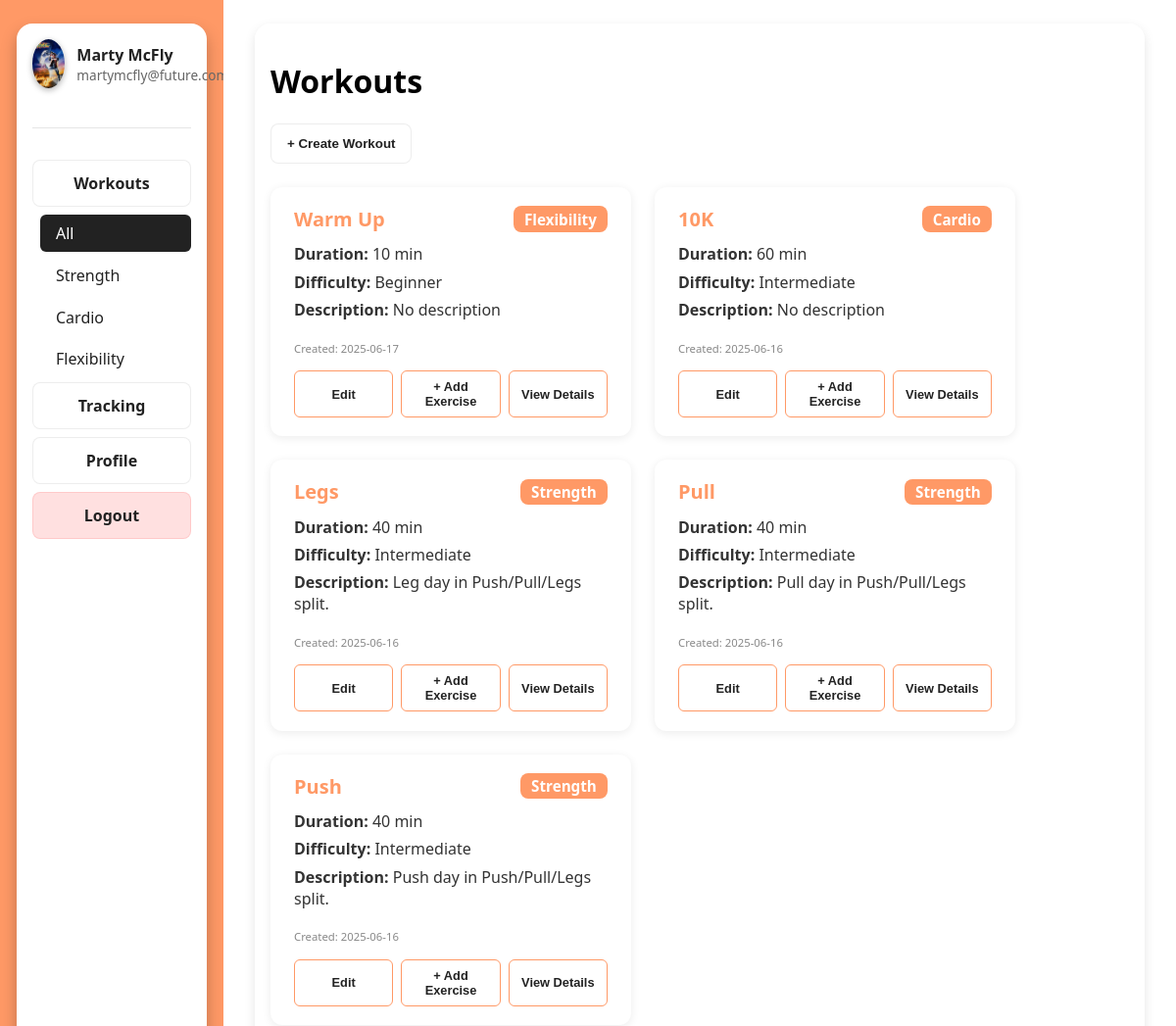
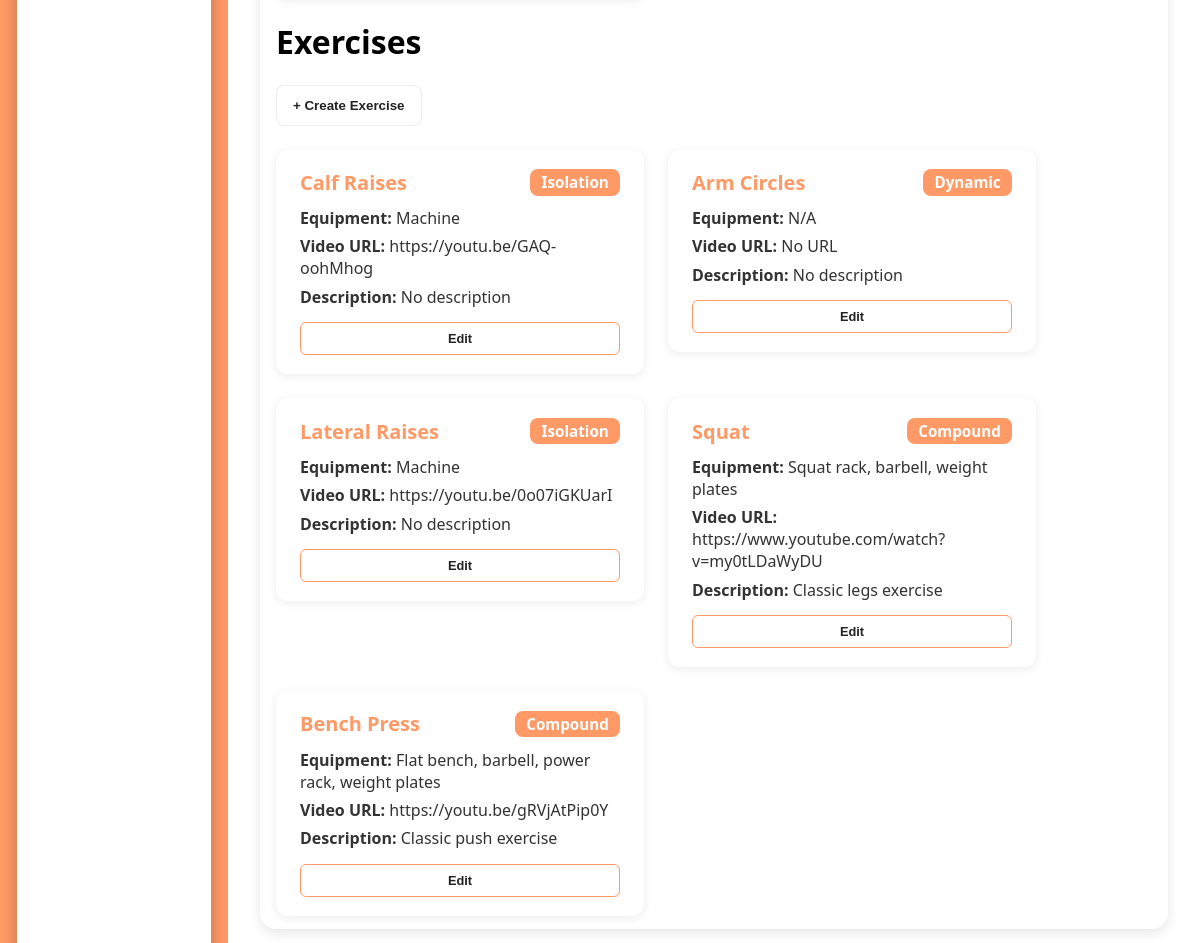
Screenshot of /dashboard/workouts (signed in) with the database file from the repository (2 pictures, top to bottom).
### models.py (models this page shows, shortened)
class User(db.Model, UserMixin):
    __tablename__ = 'users'
    id = db.Column(db.Integer, primary_key=True)
    username = db.Column(db.String(32), unique=True, nullable=False)
    email = db.Column(db.String(128), unique=True, nullable=False)
    password = db.Column(db.String(128), nullable=False)
    role = db.Column(db.String(8), default='user', nullable=False)
    profile_picture = db.Column(db.String(256), nullable=True, default='default.jpg')

class Workout(db.Model):
    __tablename__ = 'workouts'
    id = db.Column(db.Integer, primary_key=True)
    name = db.Column(db.String(32), nullable=False)
    type = db.Column(db.String(16), nullable=False)
    duration = db.Column(db.Integer, nullable=False)
    description = db.Column(db.String(256), nullable=True)
    difficulty = db.Column(db.String(16), nullable=True)
    user_id = db.Column(db.Integer, db.ForeignKey('users.id'), nullable=False)
    user = db.relationship('User', backref=db.backref('workouts', lazy=True))
    created_at = db.Column(db.DateTime, server_default=db.func.now(), nullable=False)
    updated_at = db.Column(db.DateTime, server_default=db.func.now(), onupdate=db.func.now(), nullable=False)

class Exercise(db.Model):
    __tablename__ = 'exercises'
    id = db.Column(db.Integer, primary_key=True)
    name = db.Column(db.String(32), nullable=False)
    description = db.Column(db.String(256), nullable=True)
    video_url = db.Column(db.String(256), nullable=True)
    category = db.Column(db.String(32), nullable=True)
    equipment = db.Column(db.String(64), nullable=True)
    user_id = db.Column(db.Integer, db.ForeignKey('users.id'), nullable=False)
    user = db.relationship('User', backref=db.backref('exercises', lazy=True))

### app.py (the view)
@app.route('/dashboard/workouts')
@login_required
def workouts():
    form = WorkoutForm()
    exercise_form = ExerciseForm()
    workout_type = request.args.get('type')
    query = Workout.query.filter_by(user_id=current_user.id)
    if workout_type:
        query = query.filter_by(type=workout_type)
    user_workouts = query.order_by(Workout.created_at.desc()).all()
    user_exercises = Exercise.query.filter_by(user_id=current_user.id).order_by(Exercise.id.desc()).all()
    return render_template(
        'dashboard.html',
        username=current_user.username,
        email=current_user.email,
        active_section='workouts',
        workout_form=form,
        exercise_form=exercise_form,
        workouts=user_workouts,
        exercises=user_exercises,
        selected_type=workout_type,
        profile_picture=current_user.profile_picture
    )

### app.py (called while the page is built)
@login_manager.user_loader
def load_user(user_id):
    return User.query.get(int(user_id))

### templates/dashboard.html (shortened to what this page needs)
{% extends "base.html" %}
{% block stylesheet %}<link rel="stylesheet" href="/static/css/dash.css">{% endblock %}
{% block content %}
<div class="dashboard">
    <div class="sidebar">
        <div class="sidebar-island">
            <div class="profile-section">
                <img src="{{ url_for('static', filename='assets/' + (profile_picture or 'placeholder.256x256.png')) }}" alt="Profile Photo" class="profile-photo">
                <div class="profile-info">
                    <div class="profile-name">{{ username }}</div>
                    <div class="profile-email">{{ email }}</div>
                </div>
            </div>
            <div class="sidebar-divider"></div>
            <div class="sidebar-buttons">
                <div class="sidebar-dropdown">
                    {% if active_section == 'workouts' %}
                        <div class="sidebar-button dropdown-toggle active" onclick="toggleDropdown()" id="workoutsSidebarBtn">
                            Workouts
                        </div>
                        <div class="dropdown-menu open" id="workoutDropdown">
                            <a href="{{ url_for('workouts') }}"
                               class="dropdown-item{% if not selected_type %} selected{% endif %}"
                               onclick="selectDropdown(event, this)">All</a>
                            <a href="{{ url_for('workouts', type='strength') }}"
                               class="dropdown-item{% if selected_type == 'strength' %} selected{% endif %}"
                               onclick="selectDropdown(event, this)">Strength</a>
                            <a href="{{ url_for('workouts', type='cardio') }}"
                               class="dropdown-item{% if selected_type == 'cardio' %} selected{% endif %}"
                               onclick="selectDropdown(event, this)">Cardio</a>
                            <a href="{{ url_for('workouts', type='flexibility') }}"
                               class="dropdown-item{% if selected_type == 'flexibility' %} selected{% endif %}"
                               onclick="selectDropdown(event, this)">Flexibility</a>
                        </div>
                    {% else %}
                        <a href="{{ url_for('workouts') }}" class="sidebar-button" id="workoutsSidebarBtn">Workouts</a>
                    {% endif %}
                </div>
                <a href="{{ url_for('tracking') }}" class="sidebar-button{% if active_section == 'tracking' %} active{% endif %}">Tracking</a>
                <a href="{{ url_for('profile') }}" class="sidebar-button">Profile</a>
                <a href="{{ url_for('logout') }}" class="sidebar-button logout-button">Logout</a>
            </div>
        </div>
    </div>
    <div class="main">
        {% if active_section == 'home' %}
            <h1>Hello {{ username }}!</h1>
            <div class="main-sections">
                <div class="main-card">
                    <h2>Workouts</h2>
                    <p>Here you can track your recent workouts and start new ones.</p>
                </div>
                <div class="main-card">
                    <h2>Stats</h2>
                    <p>Your progress and stats will appear here.</p>
                </div>
            </div>
        {% elif active_section == 'workouts' %}
            <div class="main-sections center-content">
                <div class="workout-section">
                    <h1>Workouts</h1>
                    <button class="sidebar-button open-modal-btn" data-modal="workoutModal">+ Create Workout</button>
                    <div class="workouts-list">
                        {% if workouts %}
                            {% for workout in workouts %}
                                <div class="workout-card droppable-workout" data-workout-id="{{ workout.id }}">
                                    <div class="workout-card-header">
                                        <h3>{{ workout.name }}</h3>
                                        <span class="workout-type">{{ workout.type|capitalize }}</span>
                                    </div>
                                    <div class="workout-card-body">
                                        <div><strong>Duration:</strong> {{ workout.duration }} min</div>
                                        <div><strong>Difficulty:</strong> {{ workout.difficulty|capitalize or "N/A" }}</div>
                                        <div><strong>Description:</strong> {{ workout.description or "No description" }}</div>
                                        <div class="workout-date"><small>Created: {{ workout.created_at.strftime('%Y-%m-%d') }}</small></div>
                                        <div class="workout-card-actions">
                                            <button class="sidebar-button open-edit-workout-modal-btn" data-workout-id="{{ workout.id }}">Edit</button>
                                            <button class="sidebar-button open-add-exercise-modal-btn" data-workout-id="{{ workout.id }}">+ Add Exercise</button>
                                            <button class="sidebar-button open-workout-detail-modal-btn" data-workout-id="{{ workout.id }}">View Details</button>
                                        </div>
                                    </div>
                                </div>
                            {% endfor %}
                        {% else %}
                            <p>No workouts yet. Create your first workout!</p>
                        {% endif %}
                    </div>
                    <div class="exercise-section">
                        <h1>Exercises</h1>
                        <button class="sidebar-button open-modal-btn" data-modal="exerciseModal">+ Create Exercise</button>
                        <div class="exercises-list" id="draggable-exercises">
                            {% if exercises %}
                                {% for exercise in exercises %}
                                    <div class="exercise-card" draggable="true" data-exercise-id="{{ exercise.id }}">
                                        <div class="exercise-card-header">
                                            <h3>{{ exercise.name }}</h3>
                                            <span class="exercise-category">{{ exercise.category|capitalize }}</span>
                                        </div>
                                        <div class="exercise-card-body">
                                            <div><strong>Equipment:</strong> {{ exercise.equipment|capitalize or "N/A" }}</div>
                                            <div><strong>Video URL:</strong> {{ exercise.video_url or "No URL" }}</div>
                                            <div><strong>Description:</strong> {{ exercise.description or "No description" }}</div>
                                            <div class="exercise-card-actions">
                                                <button class="sidebar-button open-edit-exercise-modal-btn" data-exercise-id="{{ exercise.id }}">Edit</button>
                                            </div>
                                        </div>
                                    </div>
                                {% endfor %}
                            {% else %}
                                <p>No exercises yet. Create your first exercise!</p>
                            {% endif %}
                        </div>
                    </div>
                </div>
            </div>
        {% endif %}
    </div>
</div>
{% endblock %}

### templates/base.html (shortened to what this page needs)
<!DOCTYPE html>
<html lang="en">
<head>
    {% block stylesheet %}{% endblock %}
</head>
<body>
    {% block content %}
    {% endblock %}
</body>
</html>

### rows the page displays
User: profile_picture (picture), username "Marty McFly", email "martymcfly@future.com"
Workout: name "Warm Up", type "Flexibility", duration "10", difficulty "Beginner", description "No description", created_at "2025-06-17"
Workout: name "10K", type "Cardio", duration "60", difficulty "Intermediate", description "No description", created_at "2025-06-16"
Workout: name "Legs", type "Strength", duration "40", difficulty "Intermediate", description "Leg day in Push/Pull/Legs split.", created_at "2025-06-16"
Workout: name "Pull", type "Strength", duration "40", difficulty "Intermediate", description "Pull day in Push/Pull/Legs split.", created_at "2025-06-16"
Workout: name "Push", type "Strength", duration "40", difficulty "Intermediate", description "Push day in Push/Pull/Legs split.", created_at "2025-06-16"
Exercise: name "Calf Raises", category "Isolation", equipment "Machine", video_url "https://youtu.be/GAQ-oohMhog", description "No description"
Exercise: name "Arm Circles", category "Dynamic", equipment "N/A", video_url "No URL", description "No description"
Exercise: name "Lateral Raises", category "Isolation", equipment "Machine", video_url "https://youtu.be/0o07iGKUarI", description "No description"
Exercise: name "Squat", category "Compound", equipment "Squat rack, barbell, weight plates", video_url "https://www.youtube.com/watch?v=my0tLDaWyDU", description "Classic legs exercise"
Exercise: name "Bench Press", category "Compound", equipment "Flat bench, barbell, power rack, weight plates", video_url "https://youtu.be/gRVjAtPip0Y", description "Classic push exercise"
